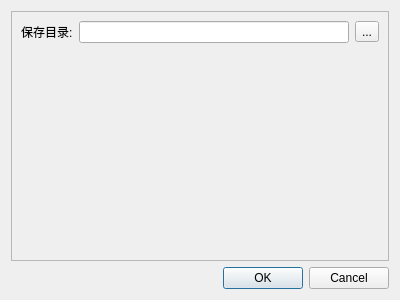
<?xml version="1.0" encoding="UTF-8"?>
<ui version="4.0">
 <class>Form</class>
 <widget class="QWidget" name="Form">
  <property name="geometry">
   <rect>
    <x>0</x>
    <y>0</y>
    <width>400</width>
    <height>300</height>
   </rect>
  </property>
  <property name="windowTitle">
   <string>设置 [同网快传]</string>
  </property>
  <layout class="QGridLayout" name="gridLayout_3">
   <item row="0" column="0">
    <layout class="QGridLayout" name="gridLayout_2">
     <item row="0" column="0">
      <widget class="QScrollArea" name="scrollArea">
       <property name="widgetResizable">
        <bool>true</bool>
       </property>
       <widget class="QWidget" name="scrollAreaWidgetContents">
        <property name="geometry">
         <rect>
          <x>0</x>
          <y>0</y>
          <width>378</width>
          <height>249</height>
         </rect>
        </property>
        <layout class="QGridLayout" name="gridLayout">
         <item row="0" column="0">
          <widget class="QLabel" name="label">
           <property name="text">
            <string>保存目录:</string>
           </property>
          </widget>
         </item>
         <item row="0" column="2">
          <widget class="QToolButton" name="toolButton">
           <property name="toolTip">
            <string>选择目录</string>
           </property>
           <property name="text">
            <string>...</string>
           </property>
          </widget>
         </item>
         <item row="0" column="1">
          <widget class="QLineEdit" name="lineEdit"/>
         </item>
         <item row="1" column="0" colspan="3">
          <spacer name="verticalSpacer">
           <property name="orientation">
            <enum>Qt::Vertical</enum>
           </property>
           <property name="sizeHint" stdset="0">
            <size>
             <width>20</width>
             <height>40</height>
            </size>
           </property>
          </spacer>
         </item>
        </layout>
       </widget>
      </widget>
     </item>
     <item row="1" column="0">
      <widget class="QDialogButtonBox" name="buttonBox">
       <property name="standardButtons">
        <set>QDialogButtonBox::Cancel|QDialogButtonBox::Ok</set>
       </property>
      </widget>
     </item>
    </layout>
   </item>
  </layout>
 </widget>
 <resources/>
 <connections/>
</ui>
